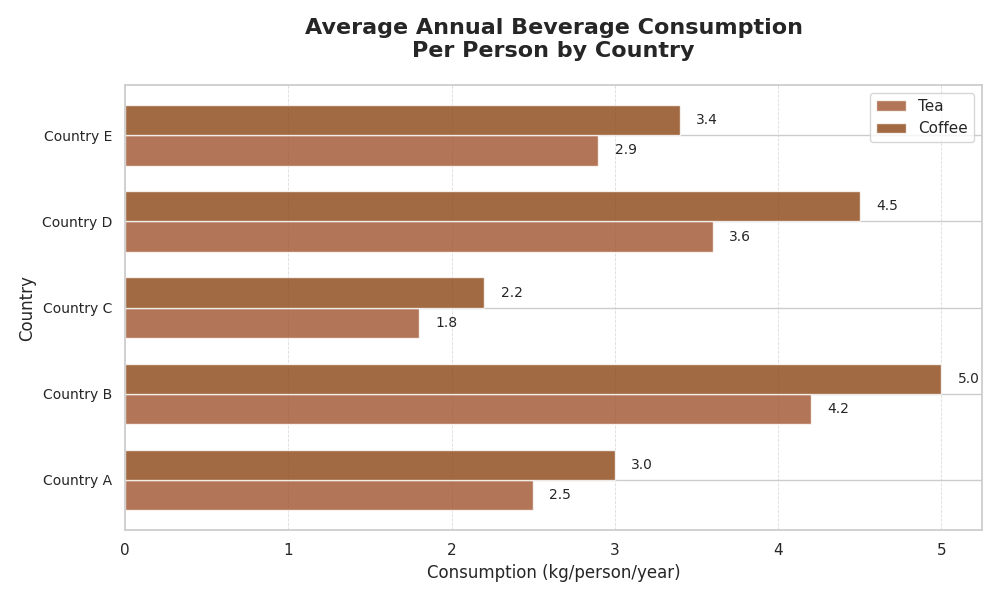

Write the Python code that produced this figure.
import matplotlib.pyplot as plt
import numpy as np

# Data for the chart
countries = ['Country A', 'Country B', 'Country C', 'Country D', 'Country E']
tea_consumption = [2.5, 4.2, 1.8, 3.6, 2.9]
coffee_consumption = [3.0, 5.0, 2.2, 4.5, 3.4]  # Additional data series for coffee

# Creating a bar width offset
bar_width = 0.35
y_pos = np.arange(len(countries))

# Creating horizontal bar chart for tea consumption
fig, ax = plt.subplots(figsize=(10, 6))

# Plot tea consumption bars
tea_bars = ax.barh(y_pos, tea_consumption, color='#A0522D', alpha=0.8, height=bar_width, label='Tea')

# Plot coffee consumption bars on the same chart
coffee_bars = ax.barh(y_pos + bar_width, coffee_consumption, color='#8B4513', alpha=0.8, height=bar_width, label='Coffee')

# Add data annotations for tea
for bar in tea_bars:
    width = bar.get_width()
    ax.text(width + 0.1, bar.get_y() + bar.get_height() / 2.0,
            f'{width:.1f}', va='center', ha='left', fontsize=10)

# Add data annotations for coffee
for bar in coffee_bars:
    width = bar.get_width()
    ax.text(width + 0.1, bar.get_y() + bar.get_height() / 2.0,
            f'{width:.1f}', va='center', ha='left', fontsize=10)

# Set the title and labels
ax.set_title('Average Annual Beverage Consumption\nPer Person by Country', fontsize=16, fontweight='bold', pad=20)
ax.set_ylabel('Country', fontsize=12)
ax.set_xlabel('Consumption (kg/person/year)', fontsize=12)

# Set y-axis tick positions and labels
ax.set_yticks(y_pos + bar_width / 2)
ax.set_yticklabels(countries, fontsize=10)

# Adding grid only on x-axis for better readability
ax.xaxis.grid(True, linestyle='--', linewidth=0.6, alpha=0.7)

# Include legend
ax.legend()

# Adjust layout
plt.tight_layout()

# Show the chart
plt.show()
